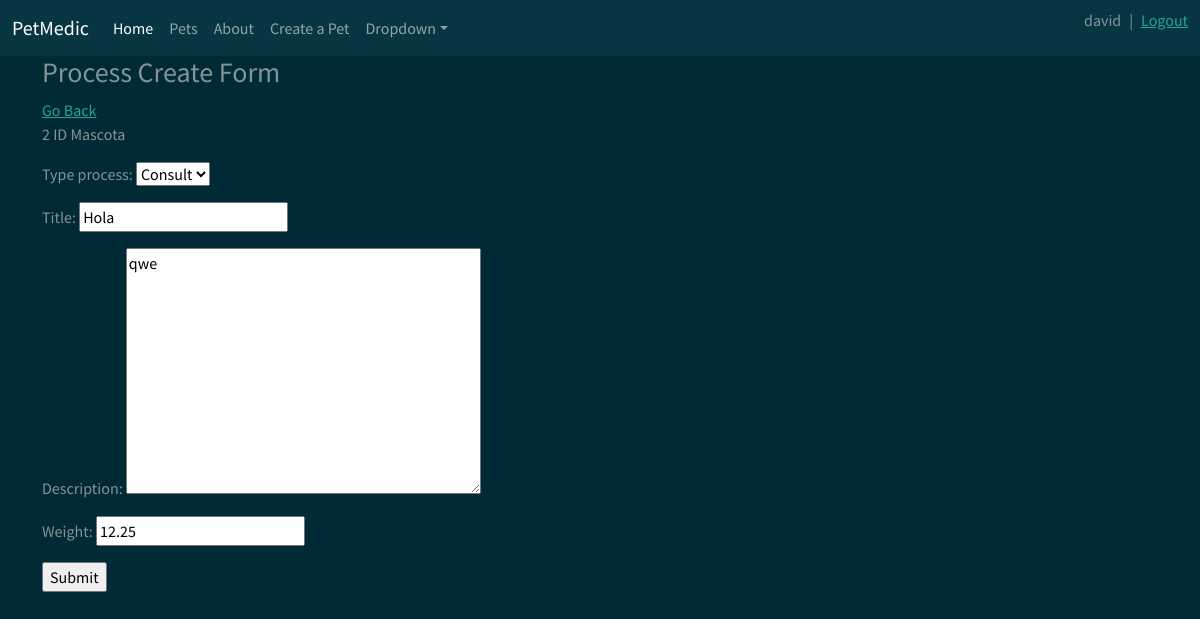
Screenshot of /pet/2/process/2/update/ (signed in) with the database file from the repository.
### process/models.py (models this page shows, shortened)
class Process(models.Model):
    CONSULT = 'C'
    PROCESS = 'P'
    PROCESS_CHOICES = [
        (CONSULT, 'Consult'),
        (PROCESS, 'Process'),
    ]
    pet_id = models.ForeignKey(
        Pet,
        on_delete=models.CASCADE,
        null=True,
        blank=True,
    )
    id = models.AutoField(primary_key=True)
    type_process = models.CharField(
        max_length=2,
        choices=PROCESS_CHOICES,
        default=CONSULT,
    )
    title = models.CharField(max_length=100)
    description = models.TextField(null=True, blank=True)
    weight = models.DecimalField(max_digits=5, decimal_places=2)
    updated = models.DateTimeField(auto_now=True)  # hace referencia de cuando de actualiza  (todo el tiempo)
    created = models.DateTimeField(auto_now_add=True)  # hace referencia a cuando se creo la mascota (una vez)

### process/views.py (the view, shortened to what this page needs)
# urls.py: path('pet/<int:id_pet>/process/<int:id_pro>/update/', ProcessUpdate.as_view(), name='process_update'),
class ProcessUpdate(LoginRequiredMixin, UpdateView):
    model = Process
    fields = [
        'type_process',
        'title',
        'description',
        'weight',
    ]
    pk_url_kwarg = "id_pro"
    def get_context_data(self, *, object_list=None, **kwargs):
        print(self.kwargs['id_pet'])
        context = {
            'id_pet' : self.kwargs['id_pet'],
            'form': self.get_form()
        }
        return context

### process/templates/process/process_form.html (shortened to what this page needs)
{% extends 'main.html'%}
{% block content %}
<h3> {{prosss}} Process Create Form</h3>
<a href="{% url 'process_list' id_pet %}"> Go Back</a>
<p>{{id_pet}} ID Mascota</p>
<form method="POST" action="">
    {{ form.as_p }}
    <input type="submit" value="Submit">
</form>
{% endblock %}

### templates/navbar.html (shortened to what this page needs)
<link rel="stylesheet"
      type="text/css"
      href="{% static 'css/bootstrap.min.css' %}">
<nav class="navbar navbar-expand-lg navbar-dark bg-dark">
    <div class="container-fluid">
        <a class="navbar-brand" href="/">PetMedic</a>
        <div class="collapse navbar-collapse" id="navbarColor02">
            <ul class="navbar-nav me-auto">
                <li class="nav-item">
                    <a class="nav-link active" href="">Home
                    </a>
                </li>
                <li class="nav-item">
                    <a class="nav-link" href="{% url 'pet_list' %}">Pets</a>
                </li>
                <li class="nav-item">
                    <a class="nav-link" href="#">About</a>
                </li>
                <li class="nav-item">
                    <a class="nav-link" href="">Create a Pet</a>
                </li>
                <li class="nav-item dropdown">
                    <a class="nav-link dropdown-toggle" data-bs-toggle="dropdown" href="#" role="button"
                       aria-haspopup="true" aria-expanded="false">Dropdown</a>
                </li>
            </ul>
            <div class="d-flex">
                {% if request.user.is_authenticated %}
                <p style=" margin-right: 0.5em; ">
                    {{request.user}}
                </p>
                |
                <a style=" margin-left: 0.5em; " href="{% url 'logout' %}">Logout</a>
                {% else %}
                <a style=" margin-left: 0.5em; " href="{% url 'login' %}">Login</a>
                {% endif %}
            </div>
        </div>
    </div>
</nav>

### rows the page displays
Process: type_process "Consult", title "Hola", description "qwe", weight "12.25"

### other values shown
{{ request.user }} "david"
{{ id_pet }} "2"
